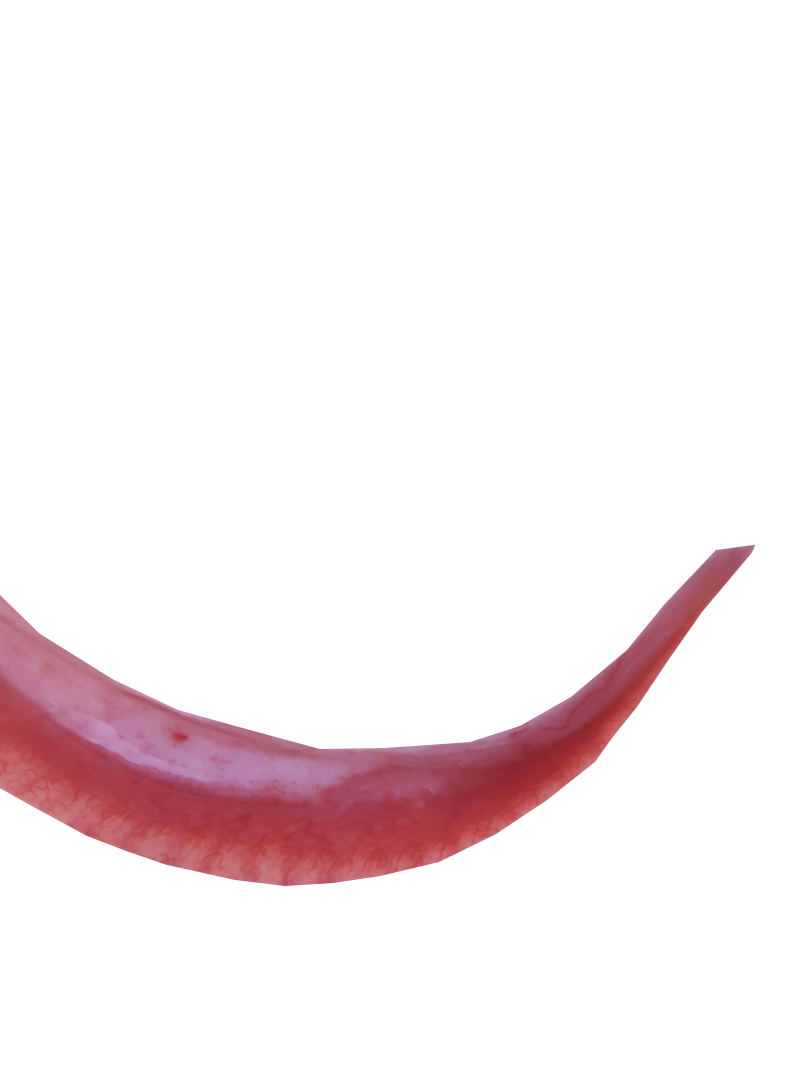
#> input picture dataset/train/T_11_20190607_080138_forniceal_palpebral.png, 800 x 1067 px, found by its file name; its folder holds 4 pictures in this run
$ python anaemia_classificator.py
#> lines starting #> are read from the running program, lines starting #| are printed output that depends on the picture; after the words box and inside, x2 and y2 are one past the last pixel; in counts of white or black regions, pixels touching at a corner belong together
#> further down, image is the input picture: shape (1067, 800, 4); mean R, G, B, A 57.5, 40.6, 46.7, 27.1
### extractor.py
import numpy as np
from skimage import color, filters, morphology

# valori di riferimento
MIN_RED_LEVEL = 7000     # soglia che indica il valore minimo di rosso per indicare che l'occhio è sano
MIN_WHITE_LEVEL = 0.0003   # soglia che indica il valore minimo di bianco per indicare che l'occhio non è sano

def extract_features(image):
    # Estrae la percentuale di rosso presente nell'immagine
    red_level = extract_red_level(image)

    # estrai le zone chiare dalle congiutive, di conseguenza il numero di pixel bianchi presente nell'immagine
    # ritorna la percentuale di bianco presente nell'immagine
    white_level = extract_white_level(image);

    # Altre caratteristiche...
    # print("\nlivello rosso: ", red_level)
    # print("livello bianco: ", white_level)

    # return red_level piu le altre feature
    return red_level, white_level

def extract_red_level(image):
    # Estrai il canale rosso dall'immagine
    red_channel = image[:, :, 0]
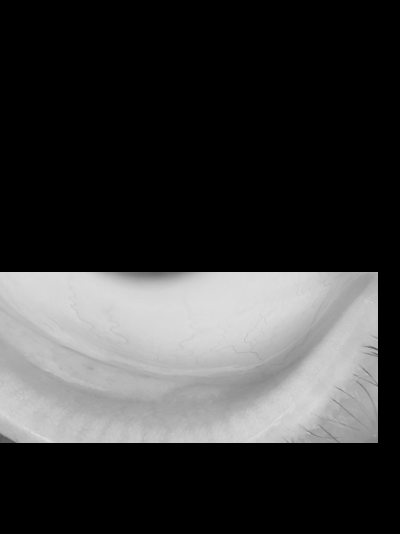
#> red_channel: shape (1067, 800) (shown at 1/2 size); min 0, max 239, mean 57.5

    # Calcola la quantità totale di rosso nell'immagine
    total_red = np.sum(red_channel)
#> total_red = 49070262

    # Calcola la percentuale di rosso rispetto al totale dei pixel nell'immagine
    total_pixels = image.shape[0] * image.shape[1]
    red_percentage = (total_red / total_pixels) * 100
#> red_percentage = 5748.6

    return red_percentage

# da sistemare ma funziona
def extract_white_level(image):
    image_rgb = image[:, :, :3]
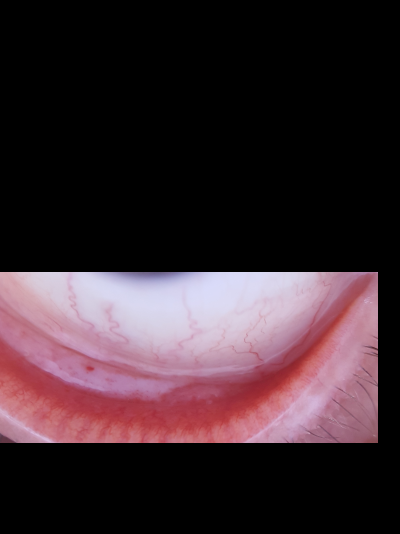
#> image_rgb: shape (1067, 800, 3) (shown at 1/2 size); mean R, G, B 57.5, 40.6, 46.7

    gray_image = color.rgb2gray(image_rgb)

    # Applica un filtro di edge detection per evidenziare i contorni
    edges = filters.sobel(gray_image)
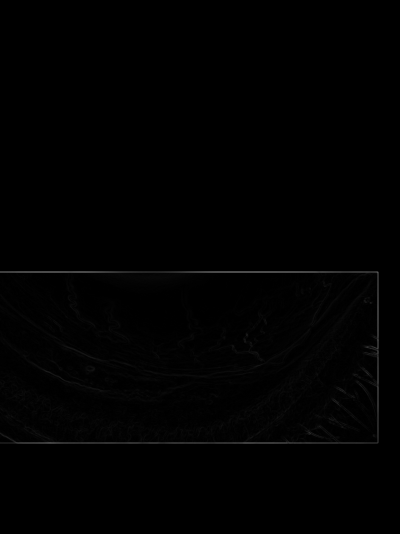
#> edges: shape (1067, 800) float64 (shown at 1/2 size); min 0, max 0.61, mean 0.00494

    # Applica un'operazione di binarizzazione per ottenere una maschera delle regioni bianche
    white_mask = edges < 0.1  # Modifica il valore della soglia in base alla tua immagine
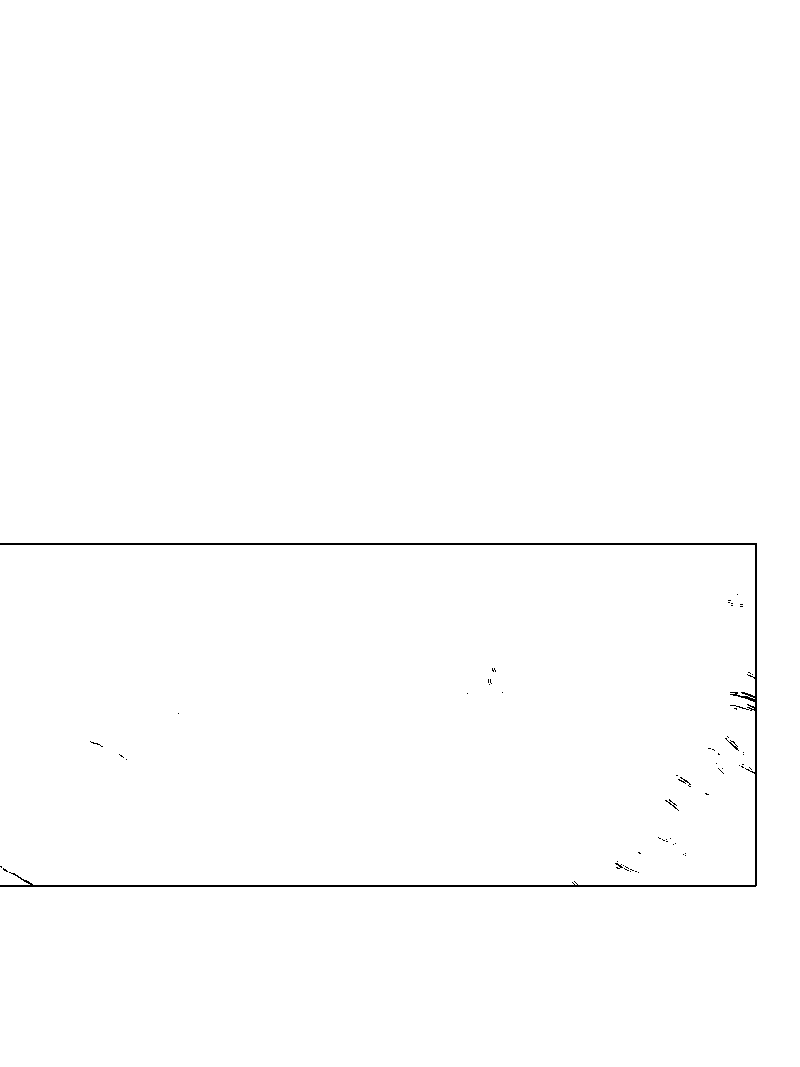
#> white_mask: shape (1067, 800) bool; 99.5% white; black in thin lines or dots, all inside (x1, y1, x2, y2) = (0, 543, 757, 887)

    # Applica un'operazione di erosione per rimuovere eventuali piccoli dettagli indesiderati
    white_mask = morphology.binary_erosion(white_mask, morphology.disk(2))
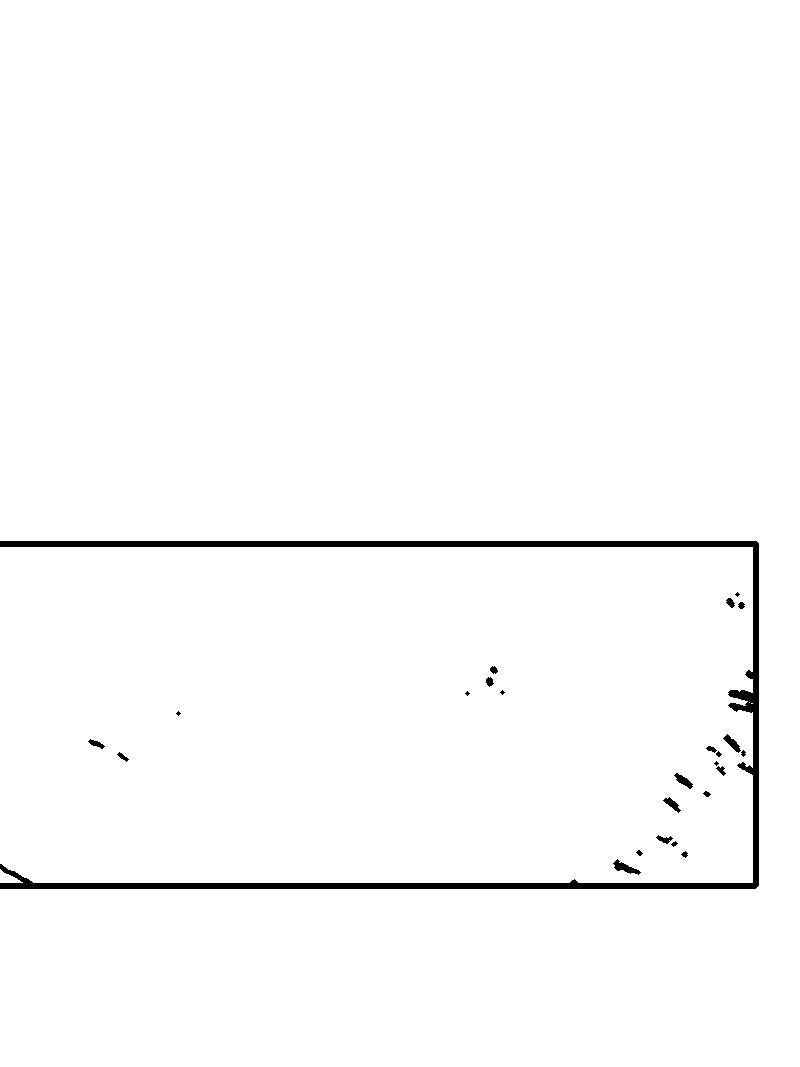
#> white_mask: shape (1067, 800) bool; 98.5% white; 25 black regions (5 under 20 px), largest, box (x1, y1, x2, y2) and area: (0, 541, 759, 889) 11821, (613, 859, 641, 875) 177, (723, 734, 741, 753) 131

    # Conta il numero di regioni bianche
    num_white_regions = morphology.label(white_mask).max()
#> num_white_regions = 5

    # Calcola la percentuale di bianco rispetto al totale dei pixel nell'immagine
    total_pixels = white_mask.size
    white_percentage = (num_white_regions / total_pixels) * 100
#> white_percentage = 0.000586

    return white_percentage

def assign_label(features):
    # 0 red_level
    # 1 white_level

    # se il minimo rosso non viene raggiunto
    # e il minimo bianco viene raggiunto
    # l'occhio non è sano
    if features[0] < MIN_RED_LEVEL and features[1] > MIN_WHITE_LEVEL:
        return 1  # Assegna la label 1 se il livello di rosso è inferiore a 10 e il livello di bianco è superiore a 10
    else:
        return 0  # Altrimenti assegna la label 0

### anaemia_classificator.py

import os

# regressione logistica
from sklearn.linear_model import LogisticRegression

# valutazione del modello
from sklearn.metrics import accuracy_score, precision_score, recall_score, f1_score

# per l'estrazione delle feature
from skimage import io
from extractor import np, extract_features, assign_label
from segmentation import segmentation_congiuntiva

# utils
from tqdm import tqdm

# 1. Passa il dataset e suddividilo in train, vbalidation e test set. Definizione delle classi
dataset_directory = os.path.dirname(os.path.abspath(__file__))

class_names = ["a rischio", "non a rischio"]

# ottengo le directory contenenti i dataset
train_directory = os.path.join(dataset_directory, 'dataset\\train')
test_directory = os.path.join(dataset_directory, 'dataset\\test')

print("path: ", train_directory)
print("path: ", test_directory)

# 2. Estrazione delle feaeture dalle immagini gia segmentate del train set
# crea funzione per rendere il tutto piu leggibile

# contiene le feature di tutte le immagini presenti nel train set
# caratteristiche del set di addestramento
X_train = []

# labels per ogni immagine presente nel train set
# etichette corrispondenti del set di addestramento
# per il set di addestramento assegnare le label in maniera manuale
y_train = []

# Cicla attraverso tutte le immagini nella directory di addestramento
print("Estrazione delle feature dal train set...")

# lista dei file nel train set
train_files = [file for file in os.listdir(train_directory) if file.endswith('.jpg') or file.endswith('.png')]

# con tqdm è possibile avere una barra di caricamento
for file_name in tqdm(train_files, desc="Processing images", unit="image"):
    class_dir = os.path.join(train_directory, file_name)
    train_image_path = os.path.join(train_directory, file_name)

    # Estrai le caratteristiche e assegna l'etichetta a ciascuna immagine
    try:
        image = io.imread(train_image_path)
        features = extract_features(image)
#> features = (5748.6, 0.000586)
        X_train.append(features)

        label = assign_label(features)
#> label = 1
        y_train.append(label)
    except Exception as e:
        print(f"Errore durante l'estrazione delle caratteristiche dall'immagine {train_image_path}: {str(e)}")
#> pass 2 of the loop `for file_name in tqdm(train_files, desc="Processing images", unit="ima..`:
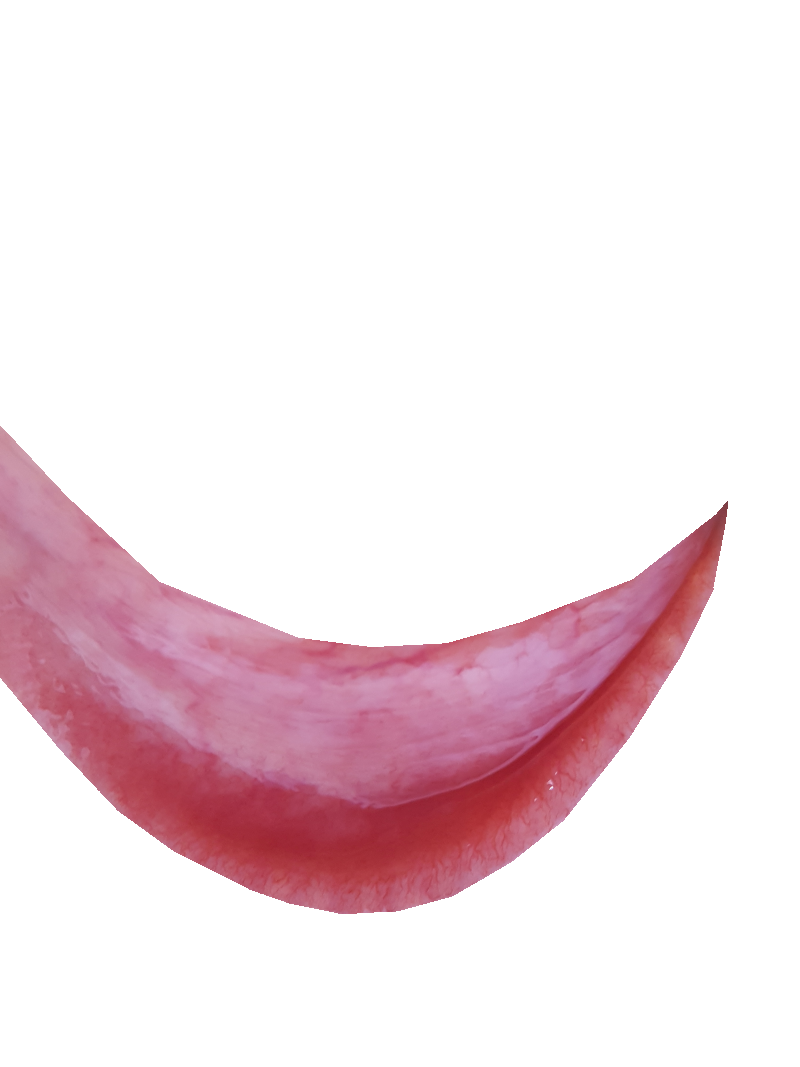
#> input picture dataset/train/T_12_20190607_080302_forniceal_palpebral.png, 800 x 1067 px, found by its file name
#> image is the input picture: shape (1067, 800, 4); mean R, G, B, A 77.9, 50.2, 58.8, 50.4
#> in extract_red_level (call 2), `red_channel = image[:, :, 0]`:
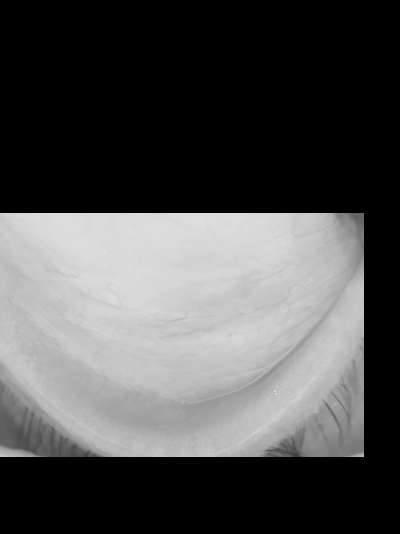
#> red_channel: shape (1067, 800) (shown at 1/2 size); min 0, max 247, mean 77.9
#> total_red = 66506948
#> red_percentage = 7791.3
#> in extract_white_level (call 2), `white_mask = morphology.binary_erosion(white_mask, morphology.disk(2))`:
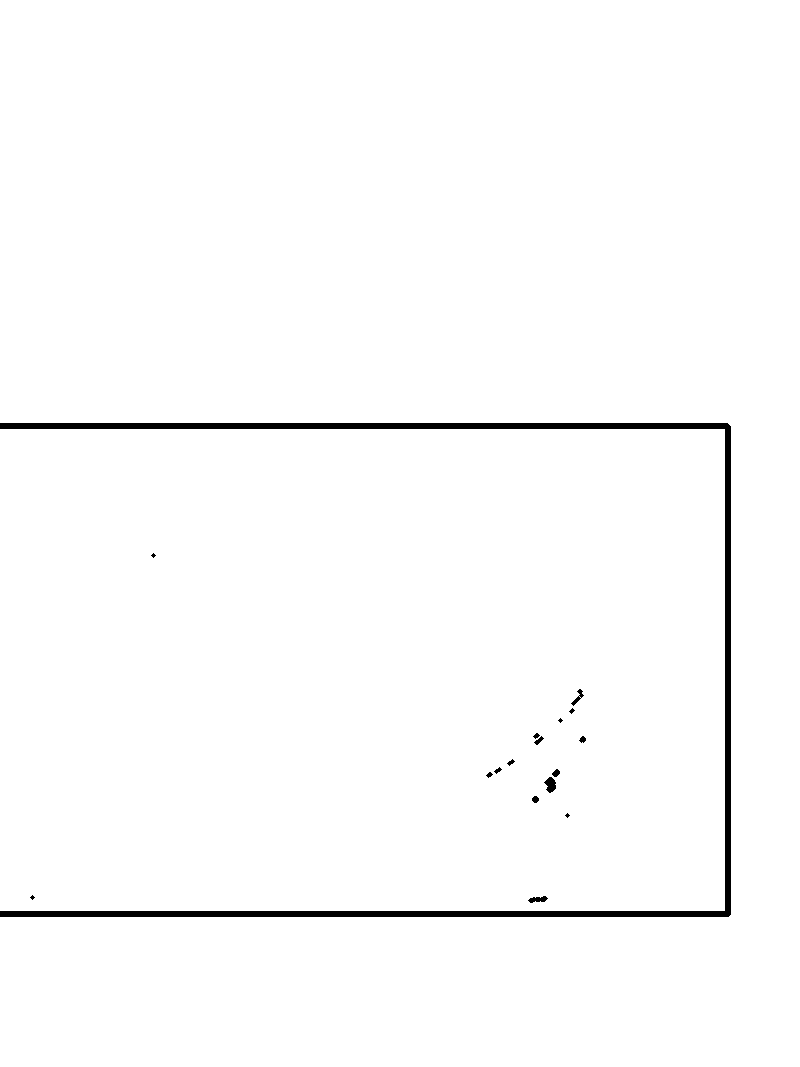
#> white_mask: shape (1067, 800) bool; 98.6% white; 17 black regions (5 under 20 px), largest, box (x1, y1, x2, y2) and area: (0, 423, 731, 917) 11655, (544, 777, 556, 793) 124, (528, 896, 548, 903) 86
#> num_white_regions = 2
#> white_percentage = 0.000234
#> features = (7791.3, 0.000234)
#> label = 0
#> pass 3 of the loop `for file_name in tqdm(train_files, desc="Processing images", unit="ima..`:
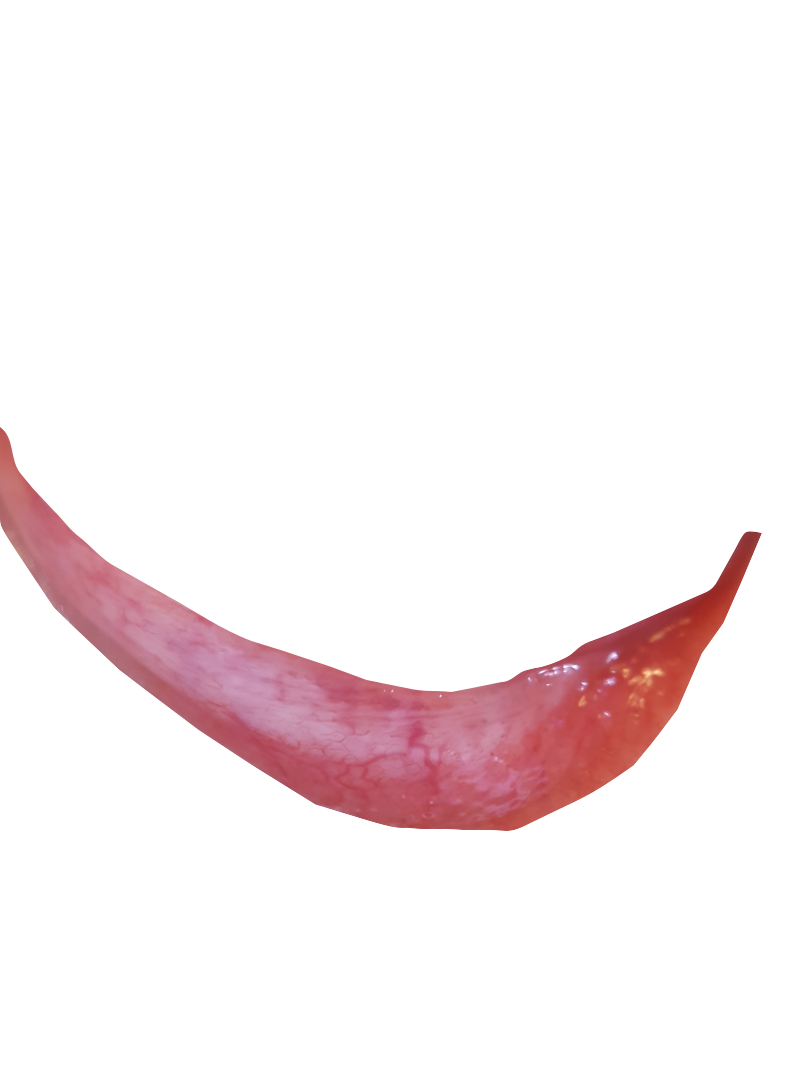
#> input picture dataset/train/T_14_20190607_083121_forniceal_palpebral.png, 800 x 1067 px, found by its file name
#> image is the input picture: shape (1067, 800, 4); mean R, G, B, A 68, 41.5, 45.8, 27.1
#> in extract_red_level (call 3), `red_channel = image[:, :, 0]`:
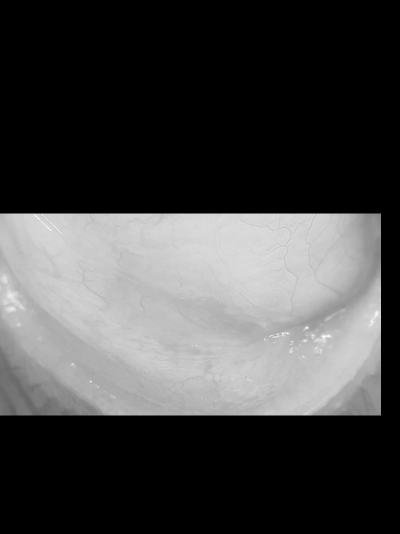
#> red_channel: shape (1067, 800) (shown at 1/2 size); min 0, max 255, mean 68
#> total_red = 58028914
#> red_percentage = 6798.1
#> in extract_white_level (call 3), `white_mask = morphology.binary_erosion(white_mask, morphology.disk(2))`:
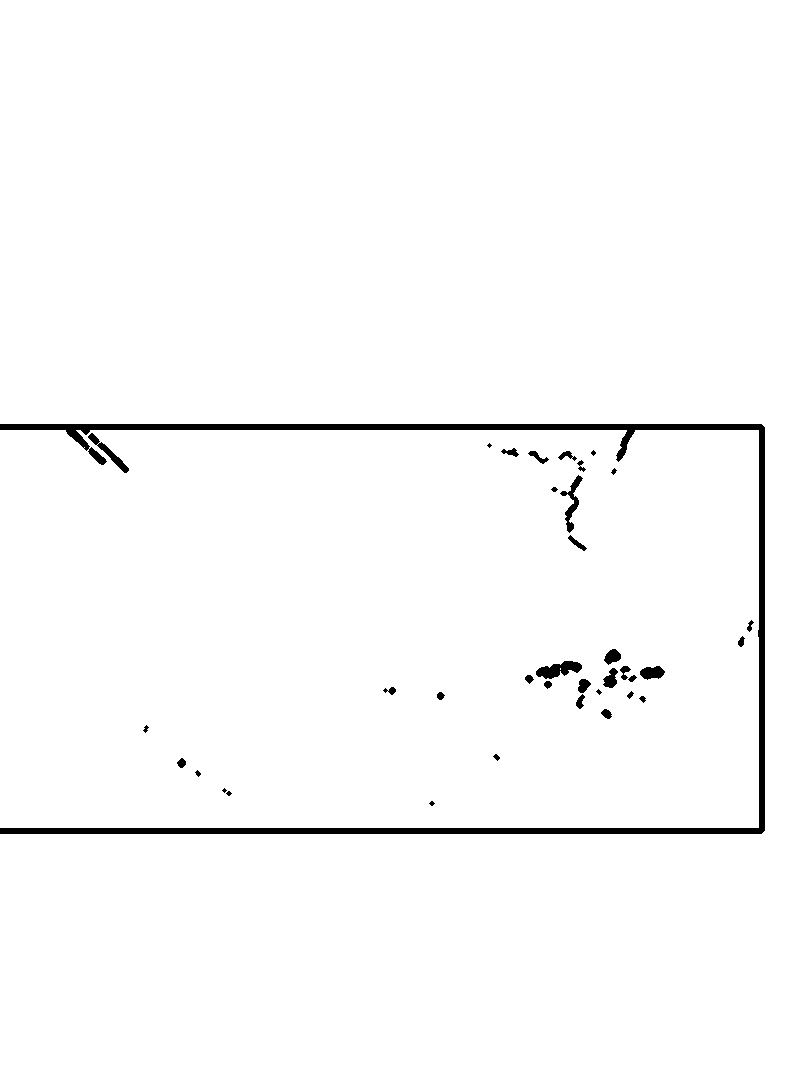
#> white_mask: shape (1067, 800) bool; 98.2% white; 37 black regions (6 under 20 px), largest, box (x1, y1, x2, y2) and area: (0, 424, 765, 834) 12141, (536, 661, 582, 679) 481, (560, 475, 583, 533) 377
#> num_white_regions = 3
#> white_percentage = 0.000351
#> features = (6798.1, 0.000351)
#> label = 1
#> the loop made 4 passes; the first 3 are shown


# 3. Segmentazione delle immagini presenti nel test set
congiuntivas = [] # insieme delle immagini di test segmentate
#> congiuntivas = []

print("segmentazione delle immagini del test set...")

# Ottieni la lista dei file nella directory del test set
#> (the run stopped early here; a loop or call above may not have finished)
